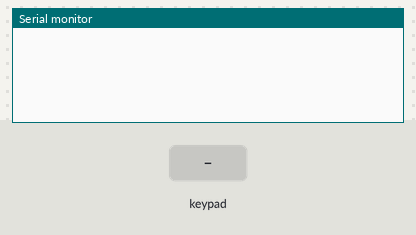
A sketch run on a simulated Arduino Uno, built with avr-gcc and run on an emulated ATmega328P. Parts: the last lines printed to the serial monitor. The inputs (shaded band) are chosen by the test bench.

Above: at 1.2 s.
1.3 s: key '1' pressed
At 2.5 s:
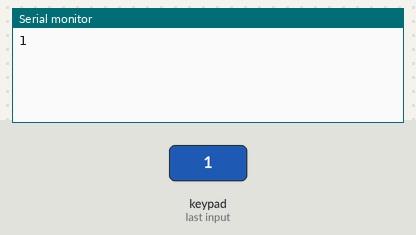
2.8 s: keypad keys 1 1 1 0 9 8 # pressed 0.4 s apart
At 5.7 s:
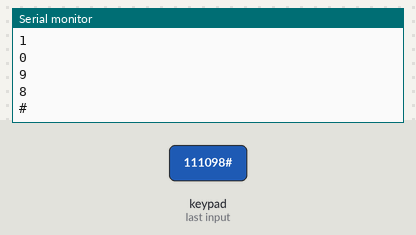
7.1 s: key 'A' pressed
At 8.2 s:
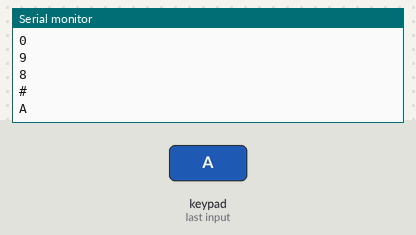
8.6 s: keypad keys 1 1 1 0 9 8 * pressed 0.4 s apart
At 12.3 s:
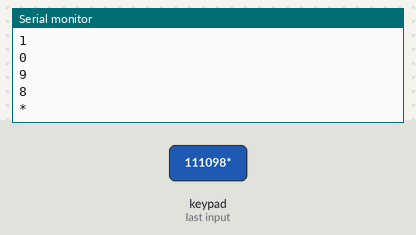
12.9 s: key 'B' pressed
At 13.9 s:
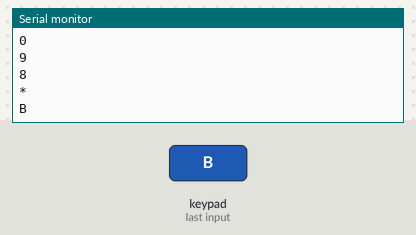
14.4 s: keypad keys 1 1 1 0 9 8 D pressed 0.4 s apart
At 17.9 s:
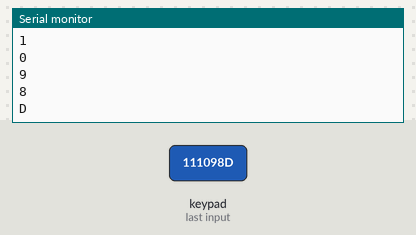
Timing chart, 0 to 19.4 s (numbered marks = the images above; inputs shaded):
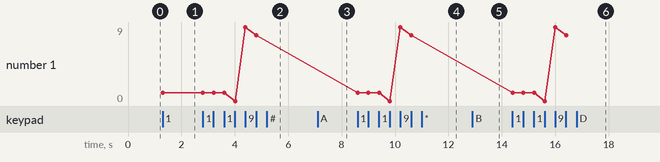

The sketch:

teclado_matricial.ino
```cpp
#include <Keypad.h>

const byte filas = 4;
const byte columnas = 4;

char teclas[filas][columnas] = {
 { '1','2','3', 'A' },
 { '4','5','6', 'B' },
 { '7','8','9', 'C' },
 { '#','0','*', 'D' }
};

const byte filasPines[filas] = { 11, 10, 9, 8 };
const byte columnasPines[columnas] = { 7, 6, 5, 4 };

Keypad keypad = Keypad(makeKeymap(teclas), filasPines, columnasPines, filas, columnas);

void setup() {
 Serial.begin(9600);
}

void loop() {
 char tecla = keypad.getKey();
 if (tecla) {
 Serial.println(tecla);
 }
}
```

Measured:
- after the input at 1.3 s, the serial monitor: prints a new line at once (image 1)
- after the input at 2.8 s, the serial monitor: prints a new line after 1.2 s (image 2)
- after the input at 7.1 s, the serial monitor: prints a new line at once (image 3)
- after the input at 8.6 s, the serial monitor: prints a new line at once (image 4)
- after the input at 12.9 s, the serial monitor: prints a new line at once (image 5)
- after the input at 14.4 s, the serial monitor: prints a new line at once (image 6)
- plotted number 1: 1 → 8 after the input at 2.8 s
